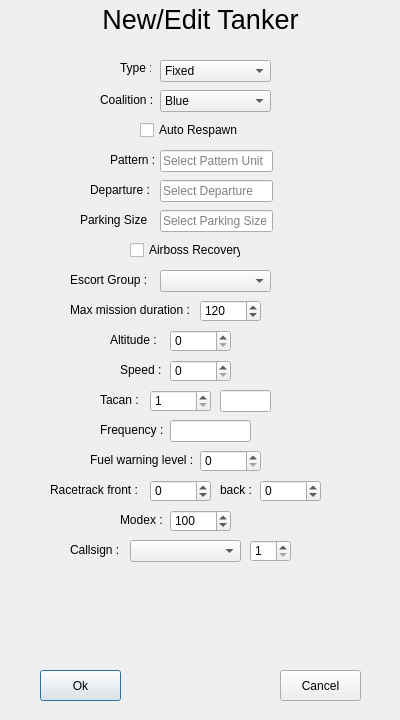
<?xml version="1.0" encoding="UTF-8"?>
<ui version="4.0">
 <class>TankerWindow</class>
 <widget class="QDialog" name="TankerWindow">
  <property name="geometry">
   <rect>
    <x>0</x>
    <y>0</y>
    <width>400</width>
    <height>720</height>
   </rect>
  </property>
  <property name="sizePolicy">
   <sizepolicy hsizetype="Fixed" vsizetype="Fixed">
    <horstretch>0</horstretch>
    <verstretch>0</verstretch>
   </sizepolicy>
  </property>
  <property name="minimumSize">
   <size>
    <width>400</width>
    <height>720</height>
   </size>
  </property>
  <property name="maximumSize">
   <size>
    <width>400</width>
    <height>720</height>
   </size>
  </property>
  <property name="windowTitle">
   <string>TankerWindow</string>
  </property>
  <widget class="QLabel" name="window_title">
   <property name="geometry">
    <rect>
     <x>0</x>
     <y>-1</y>
     <width>401</width>
     <height>41</height>
    </rect>
   </property>
   <property name="font">
    <font>
     <pointsize>20</pointsize>
    </font>
   </property>
   <property name="text">
    <string>New/Edit Tanker</string>
   </property>
   <property name="alignment">
    <set>Qt::AlignCenter</set>
   </property>
  </widget>
  <widget class="QPushButton" name="ok_btn">
   <property name="geometry">
    <rect>
     <x>40</x>
     <y>670</y>
     <width>81</width>
     <height>31</height>
    </rect>
   </property>
   <property name="text">
    <string>Ok</string>
   </property>
  </widget>
  <widget class="QPushButton" name="cancel_btn">
   <property name="geometry">
    <rect>
     <x>280</x>
     <y>670</y>
     <width>81</width>
     <height>31</height>
    </rect>
   </property>
   <property name="text">
    <string>Cancel</string>
   </property>
  </widget>
  <widget class="QLabel" name="type_label">
   <property name="geometry">
    <rect>
     <x>120</x>
     <y>60</y>
     <width>31</width>
     <height>16</height>
    </rect>
   </property>
   <property name="text">
    <string>Type :</string>
   </property>
  </widget>
  <widget class="QComboBox" name="type">
   <property name="geometry">
    <rect>
     <x>160</x>
     <y>60</y>
     <width>111</width>
     <height>22</height>
    </rect>
   </property>
   <item>
    <property name="text">
     <string>Fixed</string>
    </property>
   </item>
   <item>
    <property name="text">
     <string>On Demand</string>
    </property>
   </item>
  </widget>
  <widget class="QCheckBox" name="auto_respawn">
   <property name="geometry">
    <rect>
     <x>140</x>
     <y>120</y>
     <width>101</width>
     <height>20</height>
    </rect>
   </property>
   <property name="text">
    <string>Auto Respawn</string>
   </property>
  </widget>
  <widget class="QLabel" name="coalition_label">
   <property name="geometry">
    <rect>
     <x>100</x>
     <y>90</y>
     <width>61</width>
     <height>20</height>
    </rect>
   </property>
   <property name="text">
    <string>Coalition :</string>
   </property>
  </widget>
  <widget class="QComboBox" name="coalition">
   <property name="geometry">
    <rect>
     <x>160</x>
     <y>90</y>
     <width>111</width>
     <height>22</height>
    </rect>
   </property>
   <item>
    <property name="text">
     <string>Blue</string>
    </property>
   </item>
   <item>
    <property name="text">
     <string>Red</string>
    </property>
   </item>
   <item>
    <property name="text">
     <string>Neutral</string>
    </property>
   </item>
  </widget>
  <widget class="QLabel" name="pattern_label">
   <property name="geometry">
    <rect>
     <x>110</x>
     <y>150</y>
     <width>51</width>
     <height>20</height>
    </rect>
   </property>
   <property name="text">
    <string>Pattern :</string>
   </property>
  </widget>
  <widget class="QLabel" name="departure_label">
   <property name="geometry">
    <rect>
     <x>90</x>
     <y>180</y>
     <width>61</width>
     <height>20</height>
    </rect>
   </property>
   <property name="text">
    <string>Departure :</string>
   </property>
  </widget>
  <widget class="QLabel" name="parking_size_label">
   <property name="geometry">
    <rect>
     <x>80</x>
     <y>210</y>
     <width>71</width>
     <height>20</height>
    </rect>
   </property>
   <property name="text">
    <string>Parking Size :</string>
   </property>
  </widget>
  <widget class="QCheckBox" name="airboss_recovery">
   <property name="geometry">
    <rect>
     <x>130</x>
     <y>240</y>
     <width>111</width>
     <height>20</height>
    </rect>
   </property>
   <property name="text">
    <string>Airboss Recovery</string>
   </property>
  </widget>
  <widget class="QLabel" name="escort_label">
   <property name="geometry">
    <rect>
     <x>70</x>
     <y>270</y>
     <width>81</width>
     <height>20</height>
    </rect>
   </property>
   <property name="text">
    <string>Escort Group :</string>
   </property>
  </widget>
  <widget class="QSpinBox" name="max_duration">
   <property name="geometry">
    <rect>
     <x>200</x>
     <y>300</y>
     <width>61</width>
     <height>22</height>
    </rect>
   </property>
   <property name="maximum">
    <number>360</number>
   </property>
   <property name="value">
    <number>120</number>
   </property>
  </widget>
  <widget class="QLabel" name="max_duration_label">
   <property name="geometry">
    <rect>
     <x>70</x>
     <y>300</y>
     <width>121</width>
     <height>20</height>
    </rect>
   </property>
   <property name="text">
    <string>Max mission duration :</string>
   </property>
  </widget>
  <widget class="QLabel" name="altitude_label">
   <property name="geometry">
    <rect>
     <x>110</x>
     <y>330</y>
     <width>51</width>
     <height>20</height>
    </rect>
   </property>
   <property name="text">
    <string>Altitude :</string>
   </property>
  </widget>
  <widget class="QSpinBox" name="altitude">
   <property name="geometry">
    <rect>
     <x>170</x>
     <y>330</y>
     <width>61</width>
     <height>22</height>
    </rect>
   </property>
   <property name="maximum">
    <number>100000</number>
   </property>
   <property name="singleStep">
    <number>500</number>
   </property>
   <property name="value">
    <number>0</number>
   </property>
  </widget>
  <widget class="QLabel" name="speed_label">
   <property name="geometry">
    <rect>
     <x>120</x>
     <y>360</y>
     <width>41</width>
     <height>20</height>
    </rect>
   </property>
   <property name="text">
    <string>Speed :</string>
   </property>
  </widget>
  <widget class="QSpinBox" name="speed">
   <property name="geometry">
    <rect>
     <x>170</x>
     <y>360</y>
     <width>61</width>
     <height>22</height>
    </rect>
   </property>
   <property name="maximum">
    <number>1000</number>
   </property>
   <property name="singleStep">
    <number>10</number>
   </property>
   <property name="value">
    <number>0</number>
   </property>
  </widget>
  <widget class="QLabel" name="tacan_label">
   <property name="geometry">
    <rect>
     <x>100</x>
     <y>390</y>
     <width>41</width>
     <height>20</height>
    </rect>
   </property>
   <property name="text">
    <string>Tacan :</string>
   </property>
  </widget>
  <widget class="QSpinBox" name="tacan">
   <property name="geometry">
    <rect>
     <x>150</x>
     <y>390</y>
     <width>61</width>
     <height>22</height>
    </rect>
   </property>
   <property name="minimum">
    <number>1</number>
   </property>
   <property name="maximum">
    <number>126</number>
   </property>
   <property name="singleStep">
    <number>1</number>
   </property>
   <property name="value">
    <number>1</number>
   </property>
  </widget>
  <widget class="QLineEdit" name="tacan_morse">
   <property name="geometry">
    <rect>
     <x>220</x>
     <y>390</y>
     <width>51</width>
     <height>22</height>
    </rect>
   </property>
   <property name="text">
    <string/>
   </property>
   <property name="maxLength">
    <number>3</number>
   </property>
  </widget>
  <widget class="QLineEdit" name="frequency">
   <property name="geometry">
    <rect>
     <x>170</x>
     <y>420</y>
     <width>81</width>
     <height>22</height>
    </rect>
   </property>
   <property name="text">
    <string/>
   </property>
   <property name="maxLength">
    <number>7</number>
   </property>
  </widget>
  <widget class="QLabel" name="frequency_label">
   <property name="geometry">
    <rect>
     <x>100</x>
     <y>420</y>
     <width>71</width>
     <height>20</height>
    </rect>
   </property>
   <property name="text">
    <string>Frequency :</string>
   </property>
  </widget>
  <widget class="QLabel" name="fuel_level_label">
   <property name="geometry">
    <rect>
     <x>90</x>
     <y>450</y>
     <width>111</width>
     <height>20</height>
    </rect>
   </property>
   <property name="text">
    <string>Fuel warning level :</string>
   </property>
  </widget>
  <widget class="QSpinBox" name="fuel_level">
   <property name="geometry">
    <rect>
     <x>200</x>
     <y>450</y>
     <width>61</width>
     <height>22</height>
    </rect>
   </property>
   <property name="maximum">
    <number>100</number>
   </property>
   <property name="singleStep">
    <number>5</number>
   </property>
   <property name="value">
    <number>0</number>
   </property>
  </widget>
  <widget class="QLabel" name="racetrack_front_label">
   <property name="geometry">
    <rect>
     <x>50</x>
     <y>480</y>
     <width>91</width>
     <height>20</height>
    </rect>
   </property>
   <property name="text">
    <string>Racetrack front :</string>
   </property>
  </widget>
  <widget class="QSpinBox" name="racetrack_front">
   <property name="geometry">
    <rect>
     <x>150</x>
     <y>480</y>
     <width>61</width>
     <height>22</height>
    </rect>
   </property>
   <property name="minimum">
    <number>-100</number>
   </property>
   <property name="maximum">
    <number>100</number>
   </property>
   <property name="singleStep">
    <number>5</number>
   </property>
   <property name="value">
    <number>0</number>
   </property>
  </widget>
  <widget class="QLabel" name="racetrack_back_label">
   <property name="geometry">
    <rect>
     <x>220</x>
     <y>480</y>
     <width>31</width>
     <height>20</height>
    </rect>
   </property>
   <property name="text">
    <string>back :</string>
   </property>
  </widget>
  <widget class="QSpinBox" name="racetrack_back">
   <property name="geometry">
    <rect>
     <x>260</x>
     <y>480</y>
     <width>61</width>
     <height>22</height>
    </rect>
   </property>
   <property name="minimum">
    <number>-100</number>
   </property>
   <property name="maximum">
    <number>100</number>
   </property>
   <property name="singleStep">
    <number>5</number>
   </property>
   <property name="value">
    <number>0</number>
   </property>
  </widget>
  <widget class="QLabel" name="modex_label">
   <property name="geometry">
    <rect>
     <x>120</x>
     <y>510</y>
     <width>51</width>
     <height>20</height>
    </rect>
   </property>
   <property name="text">
    <string>Modex :</string>
   </property>
  </widget>
  <widget class="QSpinBox" name="modex">
   <property name="geometry">
    <rect>
     <x>170</x>
     <y>510</y>
     <width>61</width>
     <height>22</height>
    </rect>
   </property>
   <property name="minimum">
    <number>1</number>
   </property>
   <property name="maximum">
    <number>999</number>
   </property>
   <property name="singleStep">
    <number>1</number>
   </property>
   <property name="value">
    <number>100</number>
   </property>
  </widget>
  <widget class="QLabel" name="callsign_label">
   <property name="geometry">
    <rect>
     <x>70</x>
     <y>540</y>
     <width>51</width>
     <height>20</height>
    </rect>
   </property>
   <property name="text">
    <string>Callsign :</string>
   </property>
  </widget>
  <widget class="QComboBox" name="callsign">
   <property name="geometry">
    <rect>
     <x>130</x>
     <y>540</y>
     <width>111</width>
     <height>22</height>
    </rect>
   </property>
   <property name="placeholderText">
    <string>Select Callsign</string>
   </property>
  </widget>
  <widget class="QSpinBox" name="callsign_nb">
   <property name="geometry">
    <rect>
     <x>250</x>
     <y>540</y>
     <width>41</width>
     <height>22</height>
    </rect>
   </property>
   <property name="minimum">
    <number>1</number>
   </property>
   <property name="maximum">
    <number>10</number>
   </property>
   <property name="singleStep">
    <number>1</number>
   </property>
   <property name="value">
    <number>1</number>
   </property>
  </widget>
  <widget class="QLineEdit" name="departure">
   <property name="geometry">
    <rect>
     <x>160</x>
     <y>180</y>
     <width>113</width>
     <height>22</height>
    </rect>
   </property>
   <property name="text">
    <string/>
   </property>
   <property name="placeholderText">
    <string>Select Departure</string>
   </property>
  </widget>
  <widget class="QLineEdit" name="pattern">
   <property name="geometry">
    <rect>
     <x>160</x>
     <y>150</y>
     <width>113</width>
     <height>22</height>
    </rect>
   </property>
   <property name="text">
    <string/>
   </property>
   <property name="placeholderText">
    <string>Select Pattern Unit</string>
   </property>
  </widget>
  <widget class="QLineEdit" name="parking_size">
   <property name="geometry">
    <rect>
     <x>160</x>
     <y>210</y>
     <width>113</width>
     <height>22</height>
    </rect>
   </property>
   <property name="text">
    <string/>
   </property>
   <property name="placeholderText">
    <string>Select Parking Size</string>
   </property>
  </widget>
  <widget class="QComboBox" name="escort">
   <property name="geometry">
    <rect>
     <x>160</x>
     <y>270</y>
     <width>111</width>
     <height>22</height>
    </rect>
   </property>
   <property name="placeholderText">
    <string>Select Escort</string>
   </property>
  </widget>
 </widget>
 <layoutdefault spacing="6" margin="11"/>
 <resources/>
 <connections/>
</ui>
